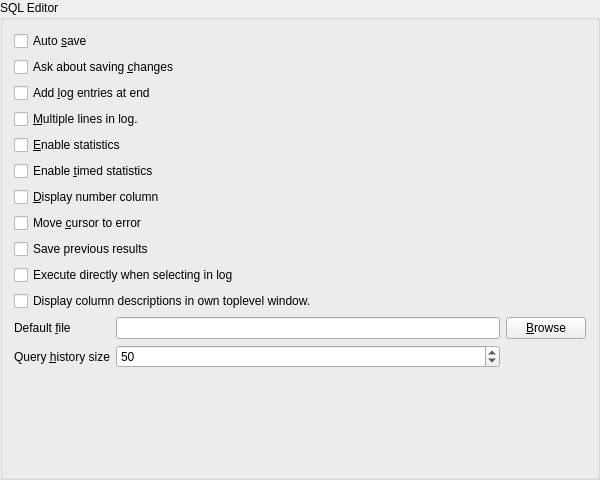
<?xml version="1.0" encoding="UTF-8"?>
<ui version="4.0">
 <class>toWorksheetSetupUI</class>
 <widget class="QWidget" name="toWorksheetSetupUI">
  <property name="geometry">
   <rect>
    <x>0</x>
    <y>0</y>
    <width>600</width>
    <height>480</height>
   </rect>
  </property>
  <property name="sizePolicy">
   <sizepolicy hsizetype="Expanding" vsizetype="Preferred">
    <horstretch>0</horstretch>
    <verstretch>0</verstretch>
   </sizepolicy>
  </property>
  <property name="minimumSize">
   <size>
    <width>600</width>
    <height>0</height>
   </size>
  </property>
  <property name="windowTitle">
   <string>Form1</string>
  </property>
  <property name="toolTip">
   <string>Automatically save file when closing editor (Without asking any questions).</string>
  </property>
  <layout class="QGridLayout">
   <property name="margin">
    <number>0</number>
   </property>
   <property name="spacing">
    <number>6</number>
   </property>
   <item row="0" column="0">
    <widget class="QGroupBox" name="GroupBox1">
     <property name="title">
      <string>SQL Editor</string>
     </property>
     <layout class="QGridLayout">
      <property name="margin">
       <number>11</number>
      </property>
      <property name="spacing">
       <number>6</number>
      </property>
      <item row="0" column="0" colspan="3">
       <widget class="QCheckBox" name="AutoSaveBool">
        <property name="text">
         <string>Auto &amp;save</string>
        </property>
       </widget>
      </item>
      <item row="1" column="0" colspan="3">
       <widget class="QCheckBox" name="CheckSaveBool">
        <property name="toolTip">
         <string>Ask about saving changes when closing worksheet.</string>
        </property>
        <property name="text">
         <string>Ask about saving &amp;changes</string>
        </property>
       </widget>
      </item>
      <item row="2" column="0" colspan="3">
       <widget class="QCheckBox" name="LogAtEndBool">
        <property name="toolTip">
         <string>Add newly executed queries at end of log instead of top. Changing this will mess up the log in the windows that are opened.</string>
        </property>
        <property name="text">
         <string>Add &amp;log entries at end</string>
        </property>
       </widget>
      </item>
      <item row="3" column="0" colspan="3">
       <widget class="QCheckBox" name="LogMultiBool">
        <property name="toolTip">
         <string>Display multiple lines in the SQL column of the logging.</string>
        </property>
        <property name="text">
         <string>&amp;Multiple lines in log.</string>
        </property>
       </widget>
      </item>
      <item row="4" column="0" colspan="3">
       <widget class="QCheckBox" name="StatisticsBool">
        <property name="toolTip">
         <string>Enable statistic collection per default.</string>
        </property>
        <property name="text">
         <string>&amp;Enable statistics</string>
        </property>
       </widget>
      </item>
      <item row="5" column="0" colspan="3">
       <widget class="QCheckBox" name="TimedStatsBool">
        <property name="toolTip">
         <string>Enable timed statistics as well when collecting normal statistics.</string>
        </property>
        <property name="text">
         <string>Enable &amp;timed statistics</string>
        </property>
       </widget>
      </item>
      <item row="6" column="0" colspan="3">
       <widget class="QCheckBox" name="DisplayNumberColumnBool">
        <property name="toolTip">
         <string>Add a numbering column to the left of the result.</string>
        </property>
        <property name="text">
         <string>&amp;Display number column</string>
        </property>
       </widget>
      </item>
      <item row="7" column="0" colspan="3">
       <widget class="QCheckBox" name="MoveToErrorBool">
        <property name="toolTip">
         <string>Move the cursor to an error if the error occurs.</string>
        </property>
        <property name="text">
         <string>Move &amp;cursor to error</string>
        </property>
       </widget>
      </item>
      <item row="8" column="0" colspan="3">
       <widget class="QCheckBox" name="HistoryErrorBool">
        <property name="toolTip">
         <string>Keep previous results in while editor is open. Will consume lot of memory.</string>
        </property>
        <property name="text">
         <string>Save previous results</string>
        </property>
       </widget>
      </item>
      <item row="11" column="1">
       <widget class="QLineEdit" name="AutoLoad"/>
      </item>
      <item row="11" column="2">
       <widget class="QPushButton" name="FileChoose">
        <property name="text">
         <string>&amp;Browse</string>
        </property>
       </widget>
      </item>
      <item row="11" column="0">
       <widget class="QLabel" name="TextLabel1">
        <property name="toolTip">
         <string>File to automatically open in a new editor.</string>
        </property>
        <property name="text">
         <string>Default &amp;file</string>
        </property>
        <property name="wordWrap">
         <bool>false</bool>
        </property>
        <property name="buddy">
         <cstring>AutoLoad</cstring>
        </property>
       </widget>
      </item>
      <item row="12" column="0">
       <widget class="QLabel" name="QueryHistoryLabel">
        <property name="toolTip">
         <string>Number of successfully executed statements remembered per connection (Ctrl+H, Ctrl+Alt+Up/Down). 0 disables the history.</string>
        </property>
        <property name="text">
         <string>Query &amp;history size</string>
        </property>
        <property name="buddy">
         <cstring>QueryHistoryInt</cstring>
        </property>
       </widget>
      </item>
      <item row="12" column="1">
       <widget class="QSpinBox" name="QueryHistoryInt">
        <property name="toolTip">
         <string>Number of successfully executed statements remembered per connection (Ctrl+H, Ctrl+Alt+Up/Down). 0 disables the history.</string>
        </property>
        <property name="maximum">
         <number>500</number>
        </property>
        <property name="value">
         <number>50</number>
        </property>
       </widget>
      </item>
      <item row="13" column="1">
       <spacer>
        <property name="orientation">
         <enum>Qt::Vertical</enum>
        </property>
        <property name="sizeType">
         <enum>QSizePolicy::Expanding</enum>
        </property>
        <property name="sizeHint" stdset="0">
         <size>
          <width>20</width>
          <height>160</height>
         </size>
        </property>
       </spacer>
      </item>
      <item row="9" column="0" colspan="3">
       <widget class="QCheckBox" name="ExecLogBool">
        <property name="toolTip">
         <string>Execute a statement when it is
			selected in the log, if disabled simply selected
			the statement in the log.</string>
        </property>
        <property name="text">
         <string>Execute directly when selecting in log</string>
        </property>
       </widget>
      </item>
      <item row="10" column="0" colspan="3">
       <widget class="QCheckBox" name="ToplevelDescribeBool">
        <property name="toolTip">
         <string>Execute a statement when it is
			selected in the log, if disabled simply selected
			the statement in the log.</string>
        </property>
        <property name="text">
         <string>Display column descriptions in own toplevel window.</string>
        </property>
       </widget>
      </item>
     </layout>
    </widget>
   </item>
  </layout>
 </widget>
 <layoutdefault spacing="6" margin="11"/>
 <tabstops>
  <tabstop>AutoSaveBool</tabstop>
  <tabstop>CheckSaveBool</tabstop>
  <tabstop>LogAtEndBool</tabstop>
  <tabstop>LogMultiBool</tabstop>
  <tabstop>StatisticsBool</tabstop>
  <tabstop>TimedStatsBool</tabstop>
  <tabstop>DisplayNumberColumnBool</tabstop>
  <tabstop>HistoryErrorBool</tabstop>
  <tabstop>ExecLogBool</tabstop>
  <tabstop>AutoLoad</tabstop>
  <tabstop>FileChoose</tabstop>
 </tabstops>
 <resources/>
 <connections>
  <connection>
   <sender>FileChoose</sender>
   <signal>clicked()</signal>
   <receiver>toWorksheetSetupUI</receiver>
   <slot>chooseFile()</slot>
   <hints>
    <hint type="sourcelabel">
     <x>20</x>
     <y>20</y>
    </hint>
    <hint type="destinationlabel">
     <x>20</x>
     <y>20</y>
    </hint>
   </hints>
  </connection>
  <connection>
   <sender>HistoryErrorBool</sender>
   <signal>toggled(bool)</signal>
   <receiver>ExecLogBool</receiver>
   <slot>setEnabled(bool)</slot>
   <hints>
    <hint type="sourcelabel">
     <x>20</x>
     <y>20</y>
    </hint>
    <hint type="destinationlabel">
     <x>20</x>
     <y>20</y>
    </hint>
   </hints>
  </connection>
 </connections>
</ui>
